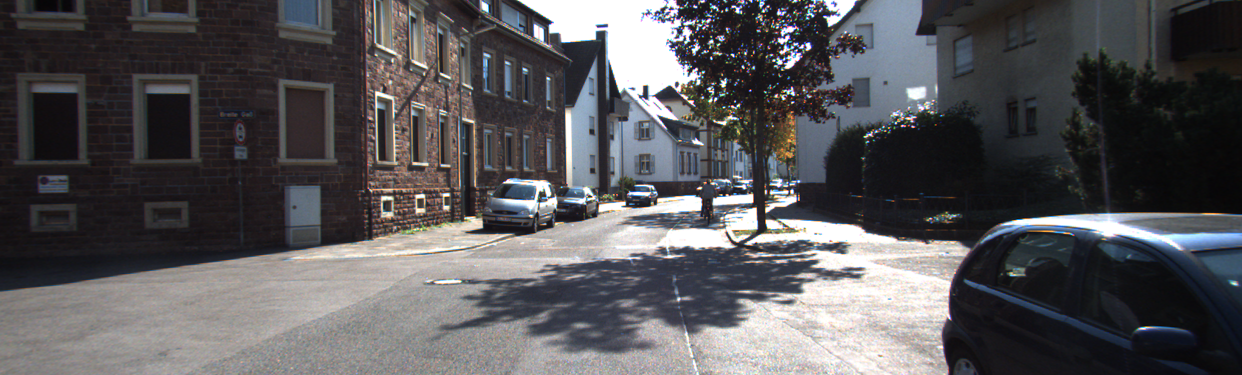
#> input picture test_images/000528.png, 1242 x 375 px, given in place of 1.jpeg, which was not available
$ jupyter execute --allow-errors CarND-Vehicle-Detection.ipynb   (shell and % lines are left out)   (older library calls are emulated)
#> lines starting #> are read from the running program, lines starting #| are printed output that depends on the picture; pictures that were not available may be replaced by others from this repository, and a replacement may not be noted
[cell 1]
import cv2
import matplotlib.image as mpimg
import matplotlib.pyplot as plt
import numpy as np

[cell 2]
# read image file
test_image = mpimg.imread('test_images/vehicles_smallset/cars1/1.jpeg')
#> test_image is the input picture: shape (375, 1242, 3) float32; mean R, G, B 0.343, 0.339, 0.349

[cell 3]
# Compute the color histogram features

# [9 lines left out: function color_hist, not called in this run]

[cell 4]
# Color spacing

from mpl_toolkits.mplot3d import Axes3D

def plot3d(pixels, colors_rgb,
        axis_labels=list("RGB"), axis_limits=[(0, 255), (0, 255), (0, 255)]):
    """Plot pixels in 3D."""

    # Create figure and 3D axes
    fig = plt.figure(figsize=(8, 8))
    ax = Axes3D(fig)

    # Set axis limits
    ax.set_xlim(*axis_limits[0])
    ax.set_ylim(*axis_limits[1])
    ax.set_zlim(*axis_limits[2])

    # Set axis labels and sizes
    ax.tick_params(axis='both', which='major', labelsize=14, pad=8)
    ax.set_xlabel(axis_labels[0], fontsize=16, labelpad=16)
    ax.set_ylabel(axis_labels[1], fontsize=16, labelpad=16)
    ax.set_zlabel(axis_labels[2], fontsize=16, labelpad=16)

    # Plot pixel values with colors given in colors_rgb
    ax.scatter(
        pixels[:, :, 0].ravel(),
        pixels[:, :, 1].ravel(),
        pixels[:, :, 2].ravel(),
        c=colors_rgb.reshape((-1, 3)), edgecolors='none')

    return ax  # return Axes3D object for further manipulation

[cell 5]
# Read a color image
img = cv2.imread("./test_images/000275.png")
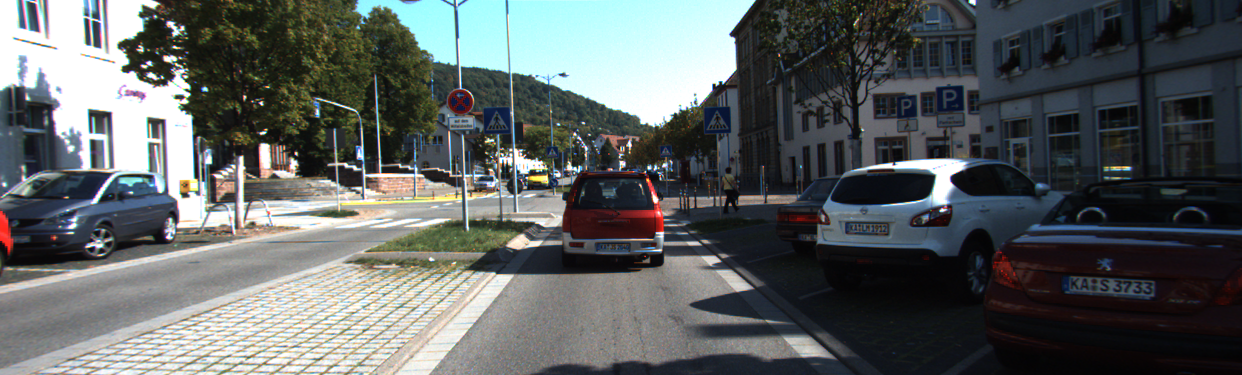
#> input picture test_images/000275.png, 1242 x 375 px
#> img is the input picture: shape (375, 1242, 3); mean B, G, R 96.5, 96.6, 91.8

# Select a small fraction of pixels to plot by subsampling it
scale = max(img.shape[0], img.shape[1], 64) / 64  # at most 64 rows and columns
#> scale = 19.41
img_small = cv2.resize(img, (np.int(img.shape[1] / scale), np.int(img.shape[0] / scale)), interpolation=cv2.INTER_NEAREST)

# Convert subsampled image to desired color space(s)
img_small_RGB = cv2.cvtColor(img_small, cv2.COLOR_BGR2RGB)  # OpenCV uses BGR, matplotlib likes RGB
img_small_HSV = cv2.cvtColor(img_small, cv2.COLOR_BGR2HSV)
img_small_rgb = img_small_RGB / 255.  # scaled to [0, 1], only for plotting

# Plot and show
plot3d(img_small_RGB, img_small_rgb)
plt.show()

plot3d(img_small_HSV, img_small_rgb, axis_labels=list("HSV"))
plt.show()

[cell 6]
# Apply bin spatial on an image

def spatial_binning(image, size=(32,32)):
    return cv2.resize(image, size).ravel()

[cell 7]
# Convert image to feature vector for our classifier
def get_color_space(img, color_space):
    if color_space != 'RGB':
        if color_space == 'HSV':
            feature_image = cv2.cvtColor(img, cv2.COLOR_RGB2HSV)
        elif color_space == 'LUV':
            feature_image = cv2.cvtColor(img, cv2.COLOR_RGB2LUV)
        elif color_space == 'HLS':
            feature_image = cv2.cvtColor(img, cv2.COLOR_RGB2HLS)
        elif color_space == 'YUV':
            feature_image = cv2.cvtColor(img, cv2.COLOR_RGB2YUV)
        elif color_space == 'YCrCb':
            feature_image = cv2.cvtColor(img, cv2.COLOR_RGB2YCrCb)
    else: feature_image = np.copy(img)
    return feature_image

def bin_spatial(img, color_space='RGB', size=(32,32)):
    # use cv.resize().ravel() to convert to feature vector
#> called with color_space = 'RGB', size = (32, 32)
    features = cv2.resize(get_color_space(img, color_space), size).ravel()
#> features = 3072 values, max 1 at index 36, min 0.02 at index 1247, mean 0.34
    return features

[cell 8]
feature_vec = bin_spatial(test_image, color_space='RGB', size=(32,32))
#> feature_vec has the same summary as features in bin_spatial

plt.plot(feature_vec)
plt.title('Spatially Binned Features')
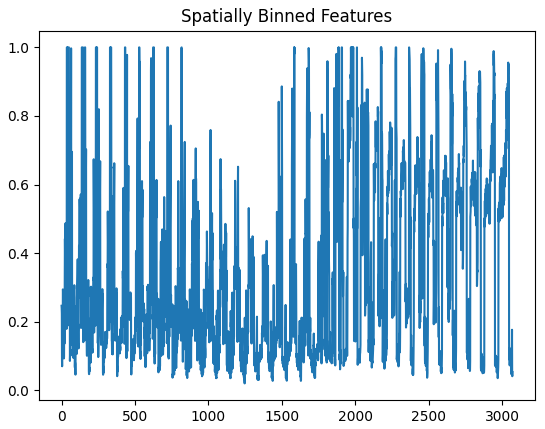
#> figure drawn by matplotlib, 1 panel; curve peaks at x = 36, y = 1

[cell 9]
# Get some characteristics of the image dataset
import glob

cars = glob.glob('./test_images/vehicles/**/*.png')
notcars = glob.glob('./test_images/non-vehicles/**/*.png')

def data_look(cars_list, notcars_list):
    dataset = {}
    dataset["n_cars"] = len(cars_list)

    dataset["n_notcars"]= len(notcars_list)
    image = mpimg.imread(cars_list[0])

    dataset["image_shape"] = image.shape

    dataset["data_type"] = image.dtype

    return dataset

#> (the rest of this cell did not finish here and is left out)

[cell 10]
# Histogram of Oriented Gradient

from skimage.feature import hog

# [11 lines left out: function get_hog_features, not called in this run]

#> (a cell that did not finish here is left out)

[cell 12]
# Define a function to extract features from a single image window
# This function is very similar to extract_features()
# just for a single image rather than list of images

# [34 lines left out: function img_features, not called in this run]

[cell 13]
# Feature extraction and combine two features
def extract_features(imgs, color_space='RGB', spatial_size=(32, 32),
                        hist_bins=32, orient=9,
                        pix_per_cell=8, cell_per_block=2, hog_channel=0,
                        spatial_feat=True, hist_feat=True, hog_feat=True):
    # Create a list to append feature vectors to
    features = []
    # Iterate through the list of images
    for file_p in imgs:
        file_features = []
        image = cv2.imread(file_p) # Read in each imageone by one
        # apply color conversion if other than 'RGB'
        if color_space != 'RGB':
            if color_space == 'HSV':
                feature_image = cv2.cvtColor(image, cv2.COLOR_RGB2HSV)
            elif color_space == 'LUV':
                feature_image = cv2.cvtColor(image, cv2.COLOR_RGB2LUV)
            elif color_space == 'HLS':
                feature_image = cv2.cvtColor(image, cv2.COLOR_RGB2HLS)
            elif color_space == 'YUV':
                feature_image = cv2.cvtColor(image, cv2.COLOR_RGB2YUV)
            elif color_space == 'YCrCb':
                feature_image = cv2.cvtColor(image, cv2.COLOR_RGB2YCrCb)
        else: feature_image = np.copy(image)
        file_features = img_features(feature_image, spatial_feat, hist_feat, hog_feat, hist_bins, orient,
                        pix_per_cell, cell_per_block, hog_channel)
        features.append(np.concatenate(file_features))
        feature_image=cv2.flip(feature_image,1) # Augment the dataset with flipped images
        file_features = img_features(feature_image, spatial_feat, hist_feat, hog_feat, hist_bins, orient,
                        pix_per_cell, cell_per_block, hog_channel)
        features.append(np.concatenate(file_features))
    return features # Return list of feature vectors

[cell 14]
### Feature parameters

color_space = 'LUV'
orient = 8  # HOG orientations
pix_per_cell = 8 # HOG pixels per cell
cell_per_block = 2 # HOG cells per block
hog_channel = 0 # Can be 0, 1, 2, or "ALL"
spatial_size = (16, 16) # Spatial binning dimensions
hist_bins = 32    # Number of histogram bins
spatial_feat = True # Spatial features on or off
hist_feat = True # Histogram features on or off
hog_feat = True # HOG features on or off

# Reducing the sample_size of the dataset so that HOG feature computation can be fast on a single machine / CPU
#sample_size = 6000
#cars = cars[0:sample_size]
#notcars = notcars[0: sample_size]

[cell 15]
import time
car_features = extract_features(cars, color_space=color_space,
                        spatial_size=spatial_size, hist_bins=hist_bins,
                        orient=orient, pix_per_cell=pix_per_cell,
                        cell_per_block=cell_per_block,
                        hog_channel=hog_channel, spatial_feat=spatial_feat,
                        hist_feat=hist_feat, hog_feat=hog_feat)
print ('Number of Car is ', len(car_features))
notcar_features = extract_features(notcars, color_space=color_space,
                        spatial_size=spatial_size, hist_bins=hist_bins,
                        orient=orient, pix_per_cell=pix_per_cell,
                        cell_per_block=cell_per_block,
                        hog_channel=hog_channel, spatial_feat=spatial_feat,
                        hist_feat=hist_feat, hog_feat=hog_feat)
print ('Number of Notcar is ', len(notcar_features))

[cell 16]
from sklearn.preprocessing import StandardScaler
from sklearn.model_selection import train_test_split
from sklearn.svm import LinearSVC, SVC
X = np.vstack((car_features, notcar_features)).astype(np.float64)
# Fit a per-column scaler
#> (the rest of this cell did not finish here and is left out)

[cell 17]
def slide_window(img, x_start_stop=[None, None], y_start_stop=[None, None],
                    xy_window=(64, 64), xy_overlap=(0.5, 0.5)):
    # If x and/or y start/stop positions not defined, set to image size
    if x_start_stop[0] == None:
        x_start_stop[0] = 0
    if x_start_stop[1] == None:
        x_start_stop[1] = img.shape[1]
    if y_start_stop[0] == None:
        y_start_stop[0] = 0
    if y_start_stop[1] == None:
        y_start_stop[1] = img.shape[0]
    # Compute the span of the region to be searched
    xspan = x_start_stop[1] - x_start_stop[0]
    yspan = y_start_stop[1] - y_start_stop[0]
    # Compute the number of pixels per step in x/y
    nx_pix_per_step = np.int(xy_window[0]*(1 - xy_overlap[0]))
    ny_pix_per_step = np.int(xy_window[1]*(1 - xy_overlap[1]))
    # Compute the number of windows in x/y
    nx_buffer = np.int(xy_window[0]*(xy_overlap[0]))
    ny_buffer = np.int(xy_window[1]*(xy_overlap[1]))
    nx_windows = np.int((xspan-nx_buffer)/nx_pix_per_step)
    ny_windows = np.int((yspan-ny_buffer)/ny_pix_per_step)
    # Initialize a list to append window positions to
    window_list = []
    # Loop through finding x and y window positions
    # Note: you could vectorize this step, but in practice
    # you'll be considering windows one by one with your
    # classifier, so looping makes sense
    for ys in range(ny_windows):
        for xs in range(nx_windows):
            # Calculate window position
            startx = xs*nx_pix_per_step + x_start_stop[0]
            endx = startx + xy_window[0]
            starty = ys*ny_pix_per_step + y_start_stop[0]
            endy = starty + xy_window[1]
            # Append window position to list
            window_list.append(((startx, starty), (endx, endy)))
    # Return the list of windows
    return window_list

# Define a function to draw bounding boxes on an image
def draw_boxes(img, bboxes, color=(0, 0, 255), thick=6):
    imcopy = np.copy(img) # Make a copy of the image
    for bbox in bboxes: # Iterate through the bounding boxes
        cv2.rectangle(imcopy, bbox[0], bbox[1], color, thick)
    return imcopy

[cell 18]
# [44 lines left out: function single_img_features, not called in this run]

[cell 19]
# Define a function you will pass an image
# and the list of windows to be searched (output of slide_windows())
# [29 lines left out: function search_windows, not called in this run]

# A function to show an image
def show_img(img, title=''):
    if len(img.shape)==3: #Color BGR image
        plt.figure()
        plt.title(title)
        plt.imshow(cv2.cvtColor(img, cv2.COLOR_BGR2RGB))
    else: # Grayscale image
        plt.figure()
        plt.title(title)
        plt.imshow(img, cmap='gray')

[cell 20]
t=time.time() # Start time
for image_p in glob.glob('test_images/test*.jpg'):
    image = cv2.imread(image_p)
    draw_image = np.copy(image)
    windows = slide_window(image, x_start_stop=[None, None], y_start_stop=[400, 640],
                    xy_window=(128, 128), xy_overlap=(0.85, 0.85))
    hot_windows = []
    hot_windows += (search_windows(image, windows, svc, X_scaler, color_space=color_space,
                        spatial_size=spatial_size, hist_bins=hist_bins,
                        orient=orient, pix_per_cell=pix_per_cell,
                        cell_per_block=cell_per_block,
                        hog_channel=hog_channel, spatial_feat=spatial_feat,
                        hist_feat=hist_feat, hog_feat=hog_feat))
    window_img = draw_boxes(draw_image, hot_windows, color=(0, 0, 255), thick=6)
    show_img(window_img)
print(round(time.time()-t, 2), 'Seconds to process test images')

[cell 21]
image = cv2.imread('test_images/test1.jpg')
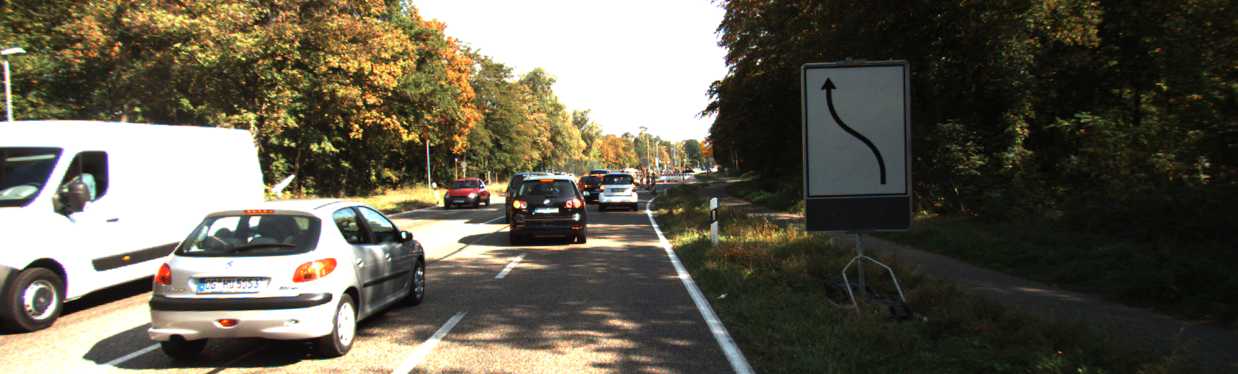
#> input picture test_images/001240.png, 1238 x 374 px, given in place of test1.jpg, which was not available
#> image is the input picture: shape (374, 1238, 3); mean B, G, R 80.8, 94.7, 99
windows = slide_window(image, x_start_stop=[930, None], y_start_stop=[420, 650],
                    xy_window=(128, 128), xy_overlap=(0.75, 0.75))
#> windows = 24 items
windows += slide_window(image, x_start_stop=[0, 350], y_start_stop=[420, 650],
                    xy_window=(128, 128), xy_overlap=(0.75, 0.75))
#> windows = 52 items
window_img = draw_boxes(image, windows, color=(0, 0, 255), thick=6)
#> the loop in draw_boxes, `for bbox in bboxes:` made 52 passes
#> bbox on passes 1 to 12: ((930, 420), (1058, 548)), ((962, 420), (1090, 548)), ((994, 420), (1122, 548)), ((1026, 420), (1154, 548)), ((1058, 420), (1186, 548)), ((1090, 420), (1218, 548)), ((930, 452), (1058, 580)), ((962, 452), (1090, 580)), ((994, 452), (1122, 580)), ((1026, 452), (1154, 580)), ((1058, 452), (1186, 580)), ((1090, 452), (1218, 580))
windows = slide_window(image, x_start_stop=[400, 880], y_start_stop=[400, 470],
                    xy_window=(48, 48), xy_overlap=(0.75, 0.75))
#> windows = 74 items
window_img = draw_boxes(window_img, windows, color=(255, 0, 0), thick=6)
#> the loop in draw_boxes (call 2), `for bbox in bboxes:` made 74 passes
#> bbox on passes 1 to 12: ((400, 400), (448, 448)), ((412, 400), (460, 448)), ((424, 400), (472, 448)), ((436, 400), (484, 448)), ((448, 400), (496, 448)), ((460, 400), (508, 448)), ((472, 400), (520, 448)), ((484, 400), (532, 448)), ((496, 400), (544, 448)), ((508, 400), (556, 448)), ((520, 400), (568, 448)), ((532, 400), (580, 448))
show_img(window_img)
